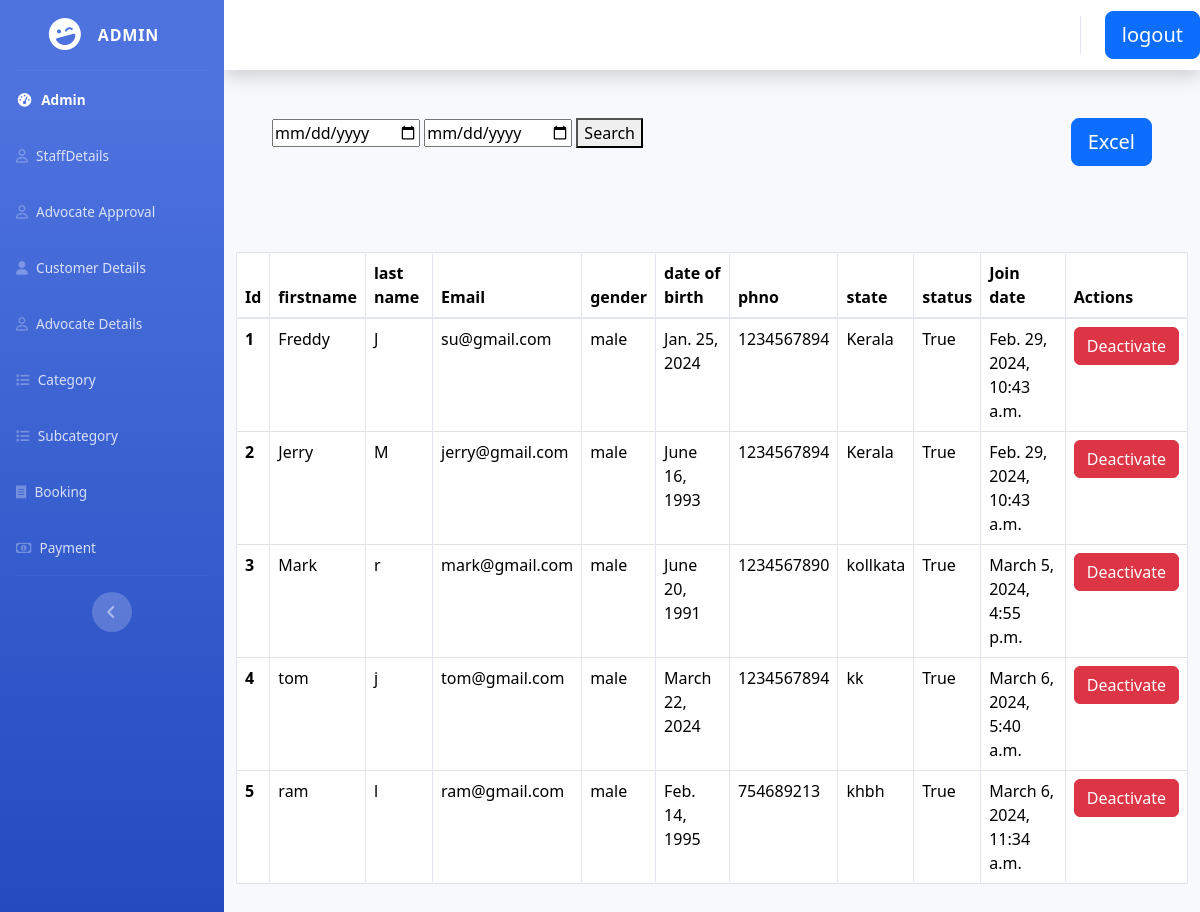
The page /dash/advtbl/ (signed in) on the database its author committed.
### customer/models.py (models this page shows)
class DemoUser(AbstractUser):
    is_advocate = models.BooleanField(default=False)

### advocate/models.py (models this page shows, shortened)
class Tbl_adv(models.Model):
    Adv_fname = models.CharField(max_length=20)
    Adv_lname = models.CharField(max_length=20)
    Adv_email = models.EmailField(default="")
    Adv_gen = models.CharField(max_length=10, default="")
    Adv_dob = models.DateField()
    Adv_ph = models.CharField(max_length=10)
    Adv_state = models.CharField(max_length=30, default="")
    Adv_city = models.CharField(max_length=10)
    Adv_dist = models.CharField(max_length=30)
    Adv_pin = models.CharField(max_length=10)
    Adv_status = models.BooleanField()
    Adv_pass = models.CharField(max_length=20)
    Adv_image = models.ImageField(upload_to='Adv_images',null=True)
    Adv_experience = models.PositiveIntegerField(null=True)
    Adv_description = models.TextField(null=True)
    Adv_subcategory=models.ForeignKey(Sub_category, on_delete=models.CASCADE,default=1)
    Adv_category = models.ForeignKey(Tbl_cat, on_delete=models.CASCADE, default=1)
    Adv_approval=models.BooleanField(default=False)
    u = models.ForeignKey(settings.AUTH_USER_MODEL, on_delete=models.CASCADE,default=1)
    Adv_join_date=models.DateTimeField(auto_now_add=True,null=True)

### ad_detil/views.py (the view)
# urls.py: path('advtbl/', views.advtbl,name='advtbl'),
@login_required(login_url='login')
def advtbl(request):
    if request.method == 'POST':
        start_date = request.POST['sdate']
        end_date = request.POST['edate']
        adv = Tbl_adv.objects.filter(Adv_join_date__gte=start_date, Adv_join_date__lte=end_date)
    else:
        adv = Tbl_adv.objects.all()
    return render(request, 'dash/advtbl.html',{'adv':adv})

### templates/dash/advtbl.html (shortened to what this page needs)
{% extends 'dash/base.html' %}
{% block content %}
<link href="https://cdn.jsdelivr.net/npm/bootstrap@5.3.2/dist/css/bootstrap.min.css" rel="stylesheet">
<div class="m-5">
  <a href="{% url 'dexadv' %}" ><button type="button" class="btn btn-primary btn-lg float-right ms-2 ">Excel</button></a>
<form method="post" action="">
    <input type="date" id="sdate" name="sdate" required placeholder="Start Date">
    <input type="date" id="edate" name="edate" required placeholder="End Date">
    <button type="submit">Search</button>
</form>
</div><br>
<div class="container">
  <div class="row">
    <div class="col-12">
      <table class="table table-bordered">
        <thead>
          <tr>
            <th scope="col">Id</th>
            <th scope="col">firstname</th>
            <th scope="col">last name</th>
            <th scope="col">Email</th>
            <th scope="col">gender</th>
            <th scope="col">date of birth</th>
            <th scope="col">phno</th>
            <th scope="col">state</th>
            <th scope="col">status</th>
            <th scope="col"> Join date</th>
            <th scope="col">Actions</th>
          </tr>
        </thead>
        <tbody>
        {% for i in adv %}
          <tr>
            <th scope="row">{{forloop.counter}}</th>
            <td>{{i.Adv_fname}}</td>
            <td>{{i.Adv_lname}}</td>
            <td>{{i.Adv_email}}</td>
            <td>{{i.Adv_gen}}</td>
            <td>{{i.Adv_dob}}</td>
            <td>{{i.Adv_ph}}</td>
            <td>{{i.Adv_state}}</td>
            <td>{{i.Adv_status}}</td>
            <td>{{i.Adv_join_date}}</td>
            <td>
              {% if i.Adv_status == True %}
              <a href="{% url 'advdeactivatebtn' i.id %}"><button type="button" class="btn btn-danger">Deactivate</button></a>
              {% else %}
              <a href="{% url 'advactivatebtn' i.id %}"><button type="button" class="btn btn-success">Activate</button></a>
              {% endif %}
            </td>
          </tr>
       {% endfor %}
        </tbody>
      </table>
    </div>
  </div>
</div>
{% endblock %}

### templates/dash/base.html (shortened to what this page needs)
{% load static %}
<!DOCTYPE html>
<html lang="en">
<head>
        <link href="{% static 'vendor/fontawesome-free/css/all.min.css'%}" rel="stylesheet" type="text/css">
    <link href="{% static 'css/sb-admin-2.min.css'%}" rel="stylesheet">
</head>
<body>
    <div id="wrapper">
        <ul class="navbar-nav bg-gradient-primary sidebar sidebar-dark accordion" id="accordionSidebar">
            <a class="sidebar-brand d-flex align-items-center justify-content-center" href="{% url 'dash' %}">
                <div class="sidebar-brand-icon rotate-n-15">
                    <i class="fas fa-laugh-wink"></i>
                </div>
                {% if request.user.is_superuser %}
                <div class="sidebar-brand-text mx-3">Admin</div>
                {% elif request.user.is_staff %}
                <div class="sidebar-brand-text mx-3">Staff</div>
                {% elif request.user.is_advocate %}
                <div class="sidebar-brand-text mx-3">Advocate</div>
                {% endif %}
            </a>
            <hr class="sidebar-divider my-0">
            <li class="nav-item active">
                <a class="nav-link" href="#">
                    <i class="fas fa-fw fa-tachometer-alt"></i>
                    <span>{{ user.first_name }}</span></a>
            </li>
        {% if request.user.is_authenticated %}
            {% if request.user.is_superuser %}
            <li class="nav-item">
                <a class="nav-link collapsed" href="{% url 'stafftbl' %}"  data-target="#collapseTwo"
                    aria-expanded="true" aria-controls="collapseTwo">
                      <i class="fa-regular fa-user"></i>
                    <span>StaffDetails</span>
                </a>
            </li>
            <li class="nav-item">
                <a class="nav-link collapsed" href="{% url 'adview' %}"  data-target="#collapseTwo"
                    aria-expanded="true" aria-controls="collapseTwo">
                      <i class="fa-regular fa-user"></i>
                    <span>Advocate Approval</span>
                </a>
            </li>
              <li class="nav-item">
                <a class="nav-link collapsed" href="{% url 'custtbl' %}"  data-target="#collapseTwo"
                    aria-expanded="true" aria-controls="collapseTwo">
                    <i class="fa-solid fa-user"></i>
                    <span>Customer Details</span>
                </a>
            </li>
                <li class="nav-item">
                <a class="nav-link collapsed" href="{% url 'advtbl' %}"  data-target="#collapseTwo"
                    aria-expanded="true" aria-controls="collapseTwo">
                   <i class="fa-regular fa-user"></i>
                    <span>Advocate Details</span>
                </a>
            </li>
            <li class="nav-item">
                <a class="nav-link collapsed" href="{% url 'catetbl' %}"  data-target="#collapseTwo"
                    aria-expanded="true" aria-controls="collapseTwo">
                    <i class="fa-solid fa-list"></i>
                    <span>Category</span>
                </a>
            </li>
             <li class="nav-item">
                <a class="nav-link collapsed" href="{% url 'subtbl' %}"  data-target="#collapseTwo"
                    aria-expanded="true" aria-controls="collapseTwo">
                        <i class="fa-solid fa-list"></i>
                    <span>Subcategory</span>
                </a>
            </li>
              <li class="nav-item">
                <a class="nav-link collapsed" href="{% url 'adb' %}"  data-target="#collapseTwo"
                    aria-expanded="true" aria-controls="collapseTwo">
                    <i class="fa-solid fa-receipt"></i>
                    <span>Booking</span>
                </a>
            </li>
              <li class="nav-item">
                <a class="nav-link collapsed" href="{% url 'adp' %}"  data-target="#collapseTwo"
                    aria-expanded="true" aria-controls="collapseTwo">
                    <i class="fa-regular fa-money-bill-1"></i>
                    <span>Payment</span>
                </a>
            </li>
            {% endif %}
             {% endif %}
            <hr class="sidebar-divider d-none d-md-block">
            <div class="text-center d-none d-md-inline">
                <button class="rounded-circle border-0" id="sidebarToggle"></button>
            </div>
        </ul>
        <div id="content-wrapper" class="d-flex flex-column">
            <div id="content">
                <nav class="navbar navbar-expand navbar-light bg-white topbar mb-4 static-top shadow">
                    <ul class="navbar-nav ml-auto">
                        <li class="nav-item dropdown no-arrow">
                            <a href="{% url 'logout' %}"class="btn btn-primary btn-lg float-right ms-2 ">logout</></a>
                        </li>
                    </ul>
                </nav>
                {% block content %}
                {% endblock %}
</body>
</html>

### templates/dash/advtbl.html (style rules this page uses)
.container { padding: 2rem 0rem; }

### rows shown on the page
DemoUser: first_name "Admin"
Tbl_adv: Adv_fname "Freddy", Adv_lname "J", Adv_email "su@gmail.com", Adv_gen "male", Adv_dob "Jan. 25, 2024", Adv_ph "1234567894", Adv_state "Kerala", Adv_status "True", Adv_join_date "Feb. 29, 2024, 10:43 a.m.", shows "Deactivate"
Tbl_adv: Adv_fname "Jerry", Adv_lname "M", Adv_email "jerry@gmail.com", Adv_gen "male", Adv_dob "June 16, 1993", Adv_ph "1234567894", Adv_state "Kerala", Adv_status "True", Adv_join_date "Feb. 29, 2024, 10:43 a.m.", shows "Deactivate"
Tbl_adv: Adv_fname "Mark", Adv_lname "r", Adv_email "mark@gmail.com", Adv_gen "male", Adv_dob "June 20, 1991", Adv_ph "1234567890", Adv_state "kollkata", Adv_status "True", Adv_join_date "March 5, 2024, 4:55 p.m.", shows "Deactivate"
Tbl_adv: Adv_fname "tom", Adv_lname "j", Adv_email "tom@gmail.com", Adv_gen "male", Adv_dob "March 22, 2024", Adv_ph "1234567894", Adv_state "kk", Adv_status "True", Adv_join_date "March 6, 2024, 5:40 a.m.", shows "Deactivate"
Tbl_adv: Adv_fname "ram", Adv_lname "l", Adv_email "ram@gmail.com", Adv_gen "male", Adv_dob "Feb. 14, 1995", Adv_ph "754689213", Adv_state "khbh", Adv_status "True", Adv_join_date "March 6, 2024, 11:34 a.m.", shows "Deactivate"
